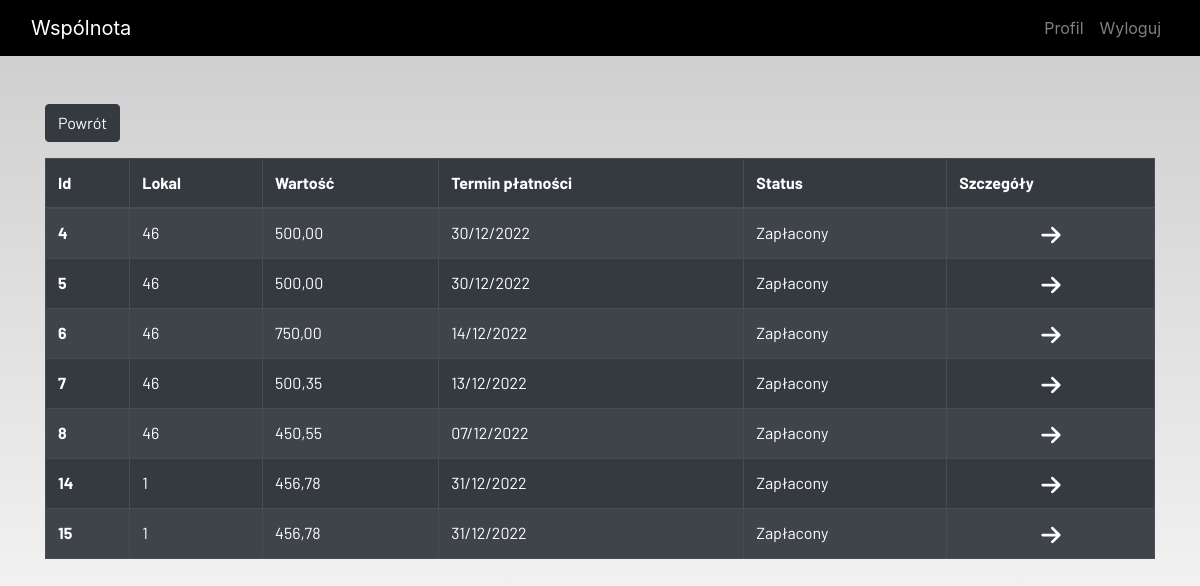
The page /billing_history (signed in) on the database its author committed.
### ideas/models.py (models this page shows, shortened)
class Billing(models.Model):
    admin = models.ForeignKey(User, on_delete=models.CASCADE, null=True, blank=True)
    id = models.AutoField(primary_key = True)
    owner = models.ForeignKey(Local, on_delete=models.CASCADE, null=False, blank=False)
    value = models.DecimalField(("Kwota do zapłaty"), max_digits=100, decimal_places=2)
    addressee_name = models.TextField(("Adresat rachunku"), null=True, blank=True)
    bank_account = models.CharField(("Numer konta"), max_length=26, null=True, blank=True)
    status = models.BooleanField(("Czy zapłacone?"))
    start_billing = models.DateField(("Początek okresu rozliczeniowego"), null=False, blank=False)
    end_billing = models.DateField(("Koniec okresu rozliczeniowego"), null=False, blank=False)
    payment_date = models.DateField(("Termin płatności"), null=True, blank=True)
    details = models.FileField(("Szczegóły"), upload_to='', null=True)

class Local(models.Model):
    admin = models.ForeignKey(User, on_delete=models.CASCADE, related_name='admin', null=True, blank=True)
    owner = models.OneToOneField(User, on_delete=models.CASCADE, related_name='owner', null=True, blank=True)
    number = models.IntegerField(("Numer lokalu"), null=False, blank=False)
    area = models.DecimalField(("Powierzchnia"), max_digits=100, decimal_places=2)
    def __str__(self):
        return str(self.number)
    class Meta:
        verbose_name = "local"
        verbose_name_plural = "local"

### ideas/view/billing_views.py (the view)
# urls.py: path('billing_history', billing_history, name='billing_history'),
def billing_history(request):
    billing = Billing.objects.filter(status=True).filter(admin=request.user)
    context = {
        'billings': billing,
    }
    return render(request, 'registration/billing/billing_history.html', context)

### ideas/templates/registration/billing/billing_history.html (shortened to what this page needs)
{% extends 'registration/main.html' %}
{% load static %}
{% block content %}
{% load crispy_forms_tags %}
<div class="container" >
    <div class="form-group">
        <a href="{% url 'billing' %}">
            <button  class="btn btn-dark" >
                    Powrót
            </button>
        </a>
    </div>
</div>
<div class="container">
    <table class="table table-striped table-bordered table-hover table-dark">
        <thead>
            <tr>
                <th scope="col">Id</th>
                <th scope="col">Lokal</th>
                <th scope="col">Wartość</th>
                <th scope="col">Termin płatności</th>
                <th scope="col">Status</th>
                <th scope="col">Szczegóły</th>
            </tr>
        </thead>
        <tbody>
            {% for billing in  billings %}
            <tr>
                <th scope="row">{{ billing.id }}</th>
                <td>{{ billing.owner }}</td>
                <td>{{ billing.value }}</td>
                <td>{{ billing.payment_date | date:"d/m/Y" }}</td>
                <td>Zapłacony</td>
                <td style="text-align: center">
                    <a href="{% url 'billing_detail' billing.id%}">
                    </a>
                </td>
            </tr>
            {%  endfor %}
        </tbody>
    </table>
</div>
{% endblock content %}

### static/main.css (style rules this page uses)
html { scroll-behavior: smooth; height: 100%; width: 100%; }
a { text-decoration: none !important; color: black; }
html, body { max-width: 100%; overflow-x: hidden; height: 100%; width: 100%; }
body { background: linear-gradient(rgba(0, 0, 0, 0.2), rgba(255, 255, 255, 0.5)); overflow-x: hidden; background-repeat: no-repeat; }

### rows shown on the page
Billing: id "4", owner "46", value "500,00", payment_date "30/12/2022"
Billing: id "5", owner "46", value "500,00", payment_date "30/12/2022"
Billing: id "6", owner "46", value "750,00", payment_date "14/12/2022"
Billing: id "7", owner "46", value "500,35", payment_date "13/12/2022"
Billing: id "8", owner "46", value "450,55", payment_date "07/12/2022"
Billing: id "14", owner "1", value "456,78", payment_date "31/12/2022"
Billing: id "15", owner "1", value "456,78", payment_date "31/12/2022"
